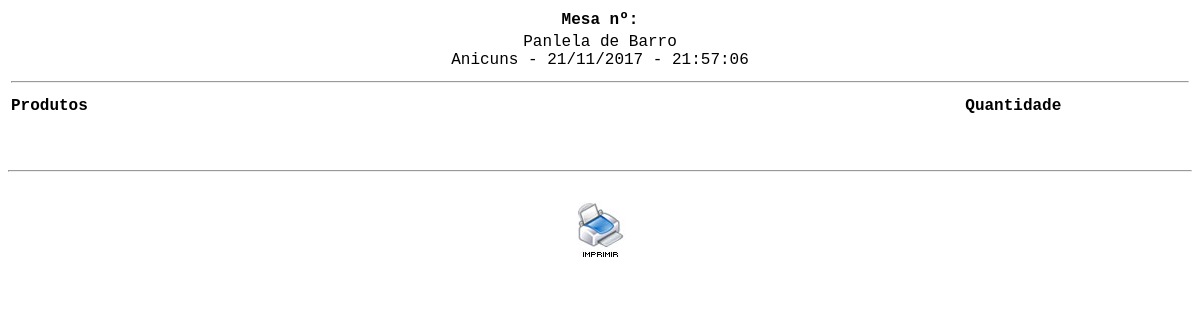
Page /cozinha.php on the earlier database version.
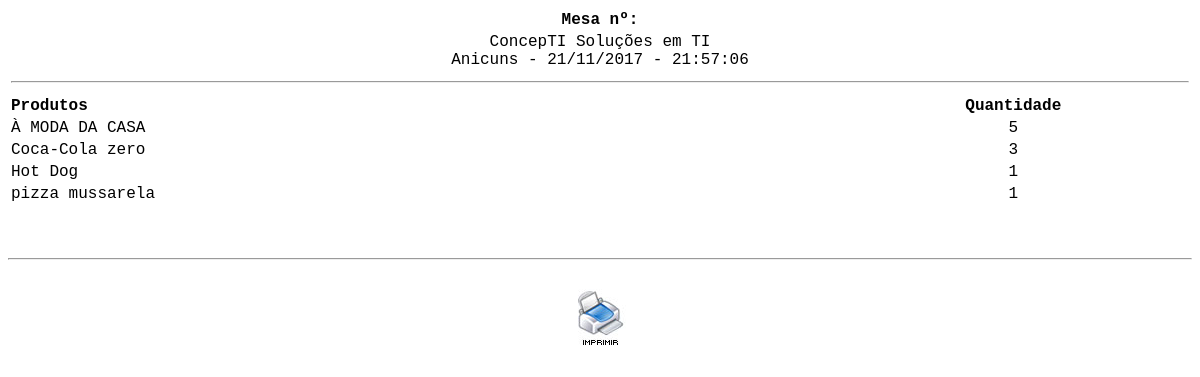
Same page on the later database version.
### tables this page shows
CREATE TABLE `config` (
  `id_conf` int(30) NOT NULL,
  `empresa` varchar(200) NOT NULL,
  `telefone` varchar(30) NOT NULL,
  `pgarcon` int(10) NOT NULL,
  `ativo` int(2) NOT NULL,
  `logo` varchar(100) DEFAULT NULL
);

### cozinha.php (the view, shortened to what this page needs)
<?php
$sql = mysql_query("SELECT * FROM config");
$ver = mysql_fetch_array($sql);
?>
<!DOCTYPE html PUBLIC "-//W3C//DTD XHTML 1.0 Transitional//EN" "http://www.w3.org/TR/xhtml1/DTD/xhtml1-transitional.dtd">
<html xmlns="http://www.w3.org/1999/xhtml">
<head>
</head>
<body>
<table width="100%" border="0" class="inputs">
  <tr>
  <?php
 $mesa = $_GET['id_mesa'];
  ?>
  <td align="center"><strong><span class="titulo">Mesa nº: <?php echo $mesa ?></span></strong></td>
  </tr>
  <tr>
    <td align="center"><?php echo $ver['empresa']?> <br/> Anicuns - <?php echo date("d/m/Y - H:i:s"); ?></td>
  </tr>
    <tr>
    <td><hr/></td>
    </tr>
</table>
<table width="100%">
    <tr>
	  <td width="70%"><strong>Produtos</strong></td>
	  <td width="30%" align="center"><strong>Quantidade</strong></td>
  </tr>
	<?php
	$mostra = mysql_query("SELECT produto, SUM(qtd) AS quantidade FROM cozinha GROUP BY produto ")or die(mysql_error());
	while($ver = mysql_fetch_array($mostra)){
		$qtd = $ver['quantidade'];
	?>
  <tr class="fontcomanda">
    <td align="left" bgcolor="#FFFFFF" class="btn"><?php echo $ver['produto']; ?> </td>
    <td align="center" bgcolor="#FFFFFF" class="btn"><?php echo $qtd; ?></td>
  </tr>
  <?php } ?>
	<tr class="fontcomanda">
	  <td colspan="2" align="left" class="btn">&nbsp;</td>
  </tr>
	<tr class="fontcomanda">
	  <td colspan="2" align="center" class="btn"></td>
  </tr>
</table>
 <br/>
<hr />
<br/>
<table width="100%">
	<tr class="fontcomanda">
	  <td width="100%" colspan="3" align="center" class="btn"><a href="?deleta=deleta" onClick="window.print();"><img src="imagens/icon_imprime.jpg" width="60" height="60" border="0" /></a></td>
  </tr>
    </table>
</body>
</html>

Differences in the rows shown:
removed config: empresa "Panlela de Barro"
added config: empresa "ConcepTI Soluções em TI"
Other differences:
new list line: "À MODA DA CASA 5"
new list line: "Coca-Cola zero 3"
new list line: "Hot Dog 1"
new list line: "pizza mussarela 1"
